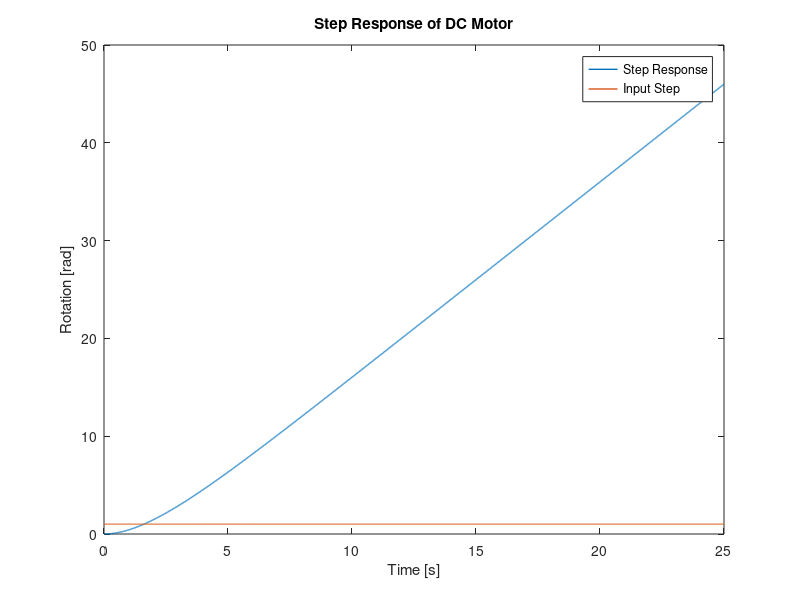
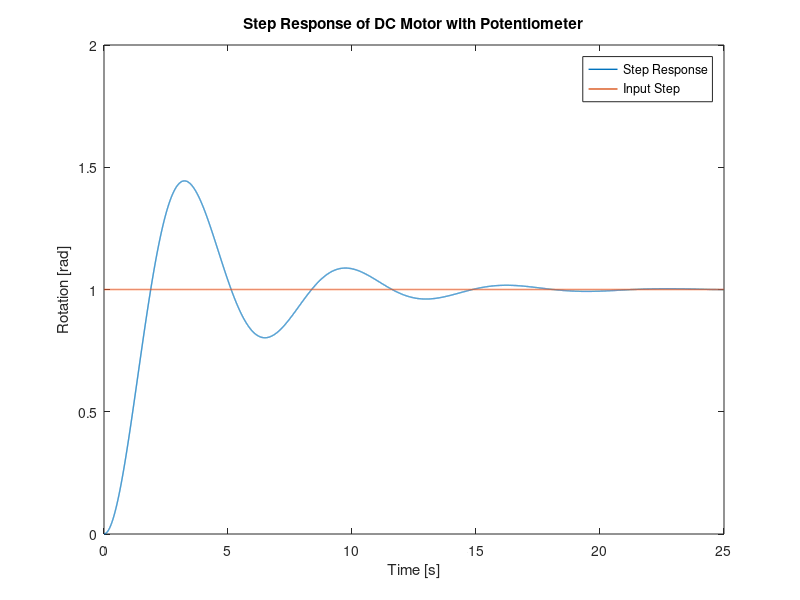
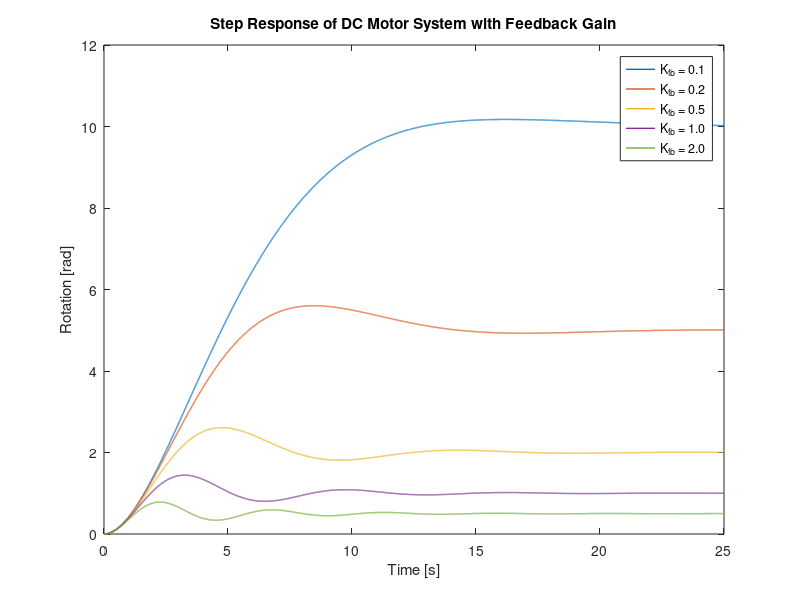
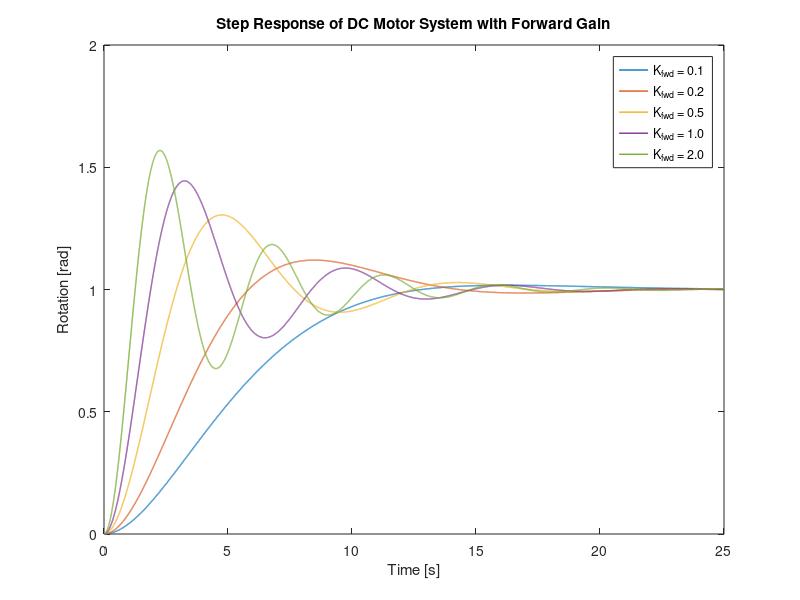

MATLAB code to generate these figures, in order: (Note: this script raises an error after producing the figures.)
%% EGB242 Assignment 2, Section 2 %%
% This file is a template for your MATLAB solution to Section 2.
%
% Before starting to write code, generate your data with the ??? as
% described in the assignment task.

%% Initialise workspace
clear all; close all;

% Begin writing your MATLAB solution below this line.
%% 2.1

% Plot comparison between the step input and the step response
% g_m(t) = 2(1 - e^-0.5t)

% Variable definitions
T = 25;
samples = 1e4;
fs = samples / T;
ts = 1 / fs;

% Time vector
timeVec = linspace(0, T, samples + 1);
timeVec(end) = [];

% Input step
inputStep = ones(size(timeVec));

% Impulse response
g_m = 2 * (1 - exp(-0.5 * timeVec));

% Step Response from hand working
g_step = -4 + 2 * timeVec + 4 * exp(-0.5 * timeVec);

% Step response plot
figure;
plot(timeVec, g_step, 'LineWidth', 1);
hold on;
plot(timeVec, inputStep, 'LineWidth', 1);
hold off;
title("Step Response of DC Motor");
xlabel("Time [s]");
ylabel("Rotation [rad]");
legend("Step Response", "Input Step");
saveas(gcf, 'Step Response of DC Motor.jpg')
% plot diverges -> inf so motor alone isn't sufficient to control camera

%% 2.2 
% Supervisor's suggestion is justified

%% 2.3

num = 1;
den = [1, 0.5, 1];

F = tf(num, den);

F_step = lsim(F, inputStep, timeVec);
figure;
plot(timeVec, F_step, 'LineWidth', 1);
hold on;
plot(timeVec, inputStep, 'LineWidth', 1);
hold off;
title("Step Response of DC Motor with Potentiometer");
xlabel("Time [s]");
ylabel("Rotation [rad]");
legend("Step Response", "Input Step");
saveas(gcf, 'Step Response of DC Motor with Feedback.png')
% System converges now (under-damped)

%% 2.4

% w_n = 1, zeta = 0.25
% Still not appropriate for controlling camera displacement because of
% massive overshoot
% Hand working for this

% T_p = 3.245 s
% T_s = 16 s
% %OS = 44.34%

%% 2.5
% TF = K_fwd / (s^2 + 0.5s + K_fwd * K_fb)

Kfwd_values = [0.1, 0.2, 0.5, 1, 2];
Kfb_values = [0.1, 0.2, 0.5, 1, 2];

legendEntries_fb = cell(1, length(Kfb_values));
legendEntries_fwd = cell(1, length(Kfwd_values));

% TODO: MAKE LOOPS INTO FUNCTIONS
% Step Response w/ variable K_fb, constant K_fwd
figure;
for i = 1:length(Kfb_values)
    K_fb = Kfb_values(i);
    num2 = 1;
    den2 = [1, 0.5, K_fb];
    F_gain = tf(num2, den2);
    F_gain_step = lsim(F_gain, inputStep, timeVec);
    plot(timeVec, F_gain_step, 'LineWidth', 1);
    hold on;
    legendEntries_fb{i} = sprintf('K_{fb} = %.1f', K_fb);
end
legend(legendEntries_fb);
hold off;
title("Step Response of DC Motor System with Feedback Gain");
xlabel("Time [s]");
ylabel("Rotation [rad]");
legend(legendEntries_fb);
saveas(gcf, 'Step Response of DC Motor System with Feedback Gain.png')

% Step Response w/ variable K_fwd, constant K_fb
figure;
for i = 1:length(Kfwd_values)
    K_fwd = Kfwd_values(i);
    num3 = K_fwd;
    den3 = [1, 0.5, K_fwd];
    F_gain = tf(num3, den3);
    F_gain_step = lsim(F_gain, inputStep, timeVec);
    plot(timeVec, F_gain_step, 'LineWidth', 1);
    hold on;
    legendEntries_fwd{i} = sprintf('K_{fwd} = %.1f', K_fwd);
end
legend(legendEntries_fwd);
hold off;
title("Step Response of DC Motor System with Forward Gain");
xlabel("Time [s]");
ylabel("Rotation [rad]");
legend(legendEntries_fwd);
saveas(gcf, 'Step Response of DC Motor System with Forward Gain.png')

%% 2.6
% From the formulas used to find the system parameters in 2.4 and the analysis in 2.5,
% determine the gain values for Gg(s) and Hg(s) which make the camera control system
% conform to these specifications and store this tf object as cameraTF.
%   - Accurately rotate to any angle (i.e., from 0 to 2π rad) from the range of input
%       voltages.
%   - Not rotate too quickly during the pan, or else the images will become blurred. To
%       limit the angular velocity of the camera, set the time to peak Tp as instructed by
%       your colleague when running the startHere.m script.
%       - Tp = 13

num4 = [0.76];
den4 = [1, 0.5, 0.1209];

cameraTF = tf(num4, den4);

cameraTF_step = lsim(cameraTF, inputStep, timeVec);

figure;
plot(timeVec, cameraTF_step, 'LineWidth', 1);
title("Step Response of DC Motor System with Feedback and Gain");
xlabel("Time [s]");
ylabel("Rotation [rad]");
saveas(gcf, "Step Response of DC Motor System with Feedback and Gain.png")

%% 2.7

[startIm, finalIm] = cameraPan(0.08333, 0.58333, cameraTF);
% Panorama starts at 30 degrees and finishes at 210 degrees, slight
% overshoot to ~218 degrees because system under damped due to motor
% limitations.
